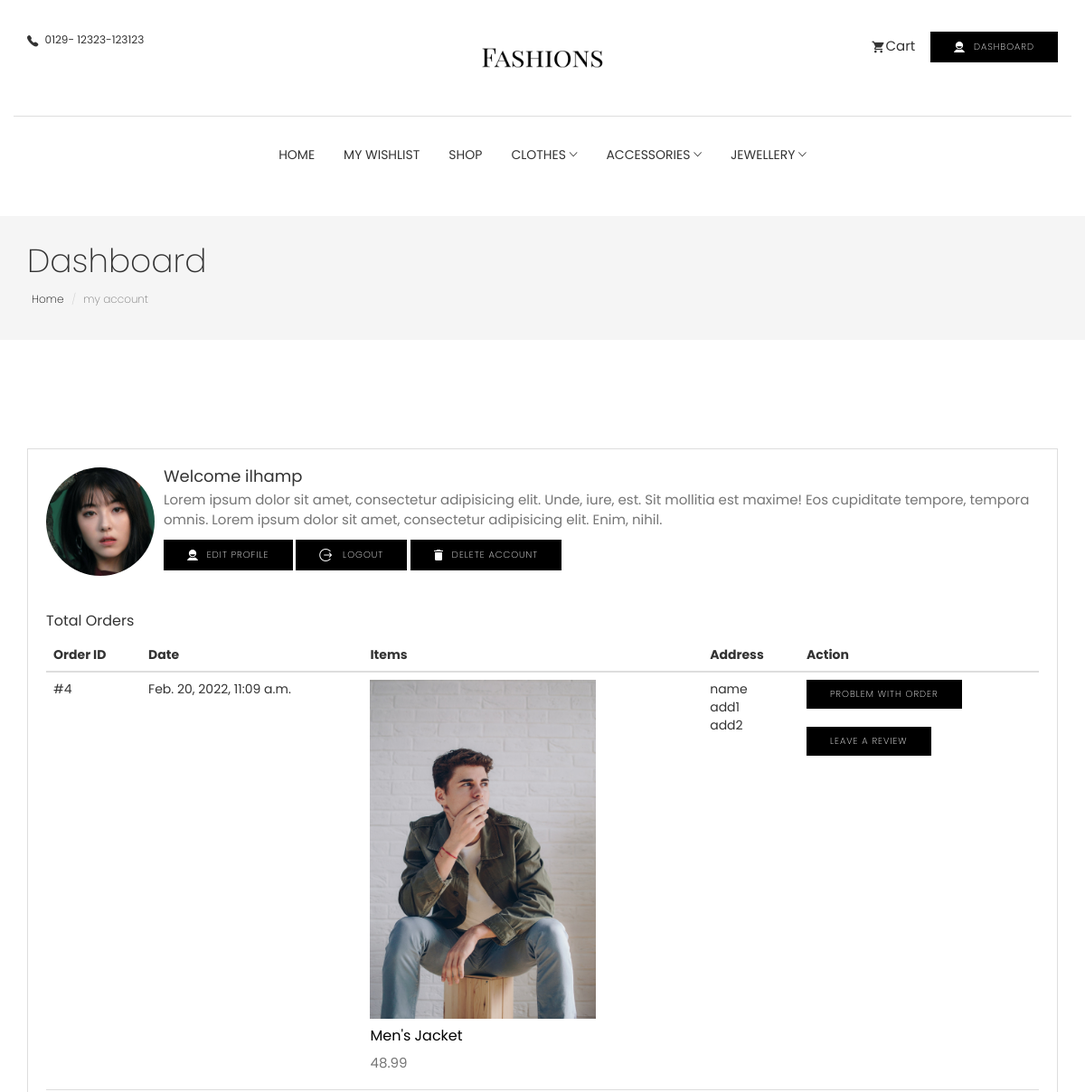
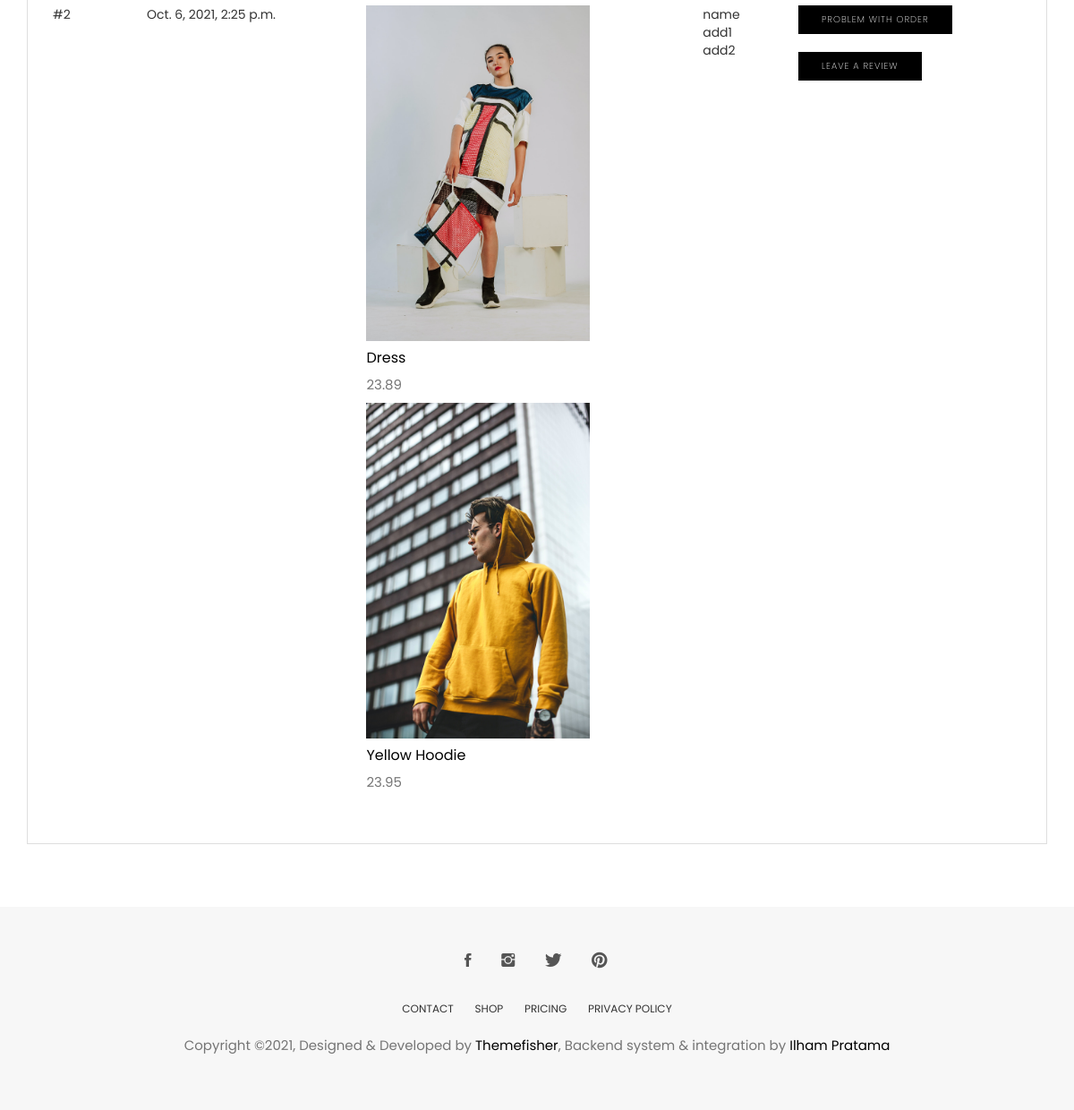
/account/dashboard/ (signed in), run on the app's committed database (2 pictures, top to bottom).
### account/models.py (models this page shows, shortened)
class UserBase(AbstractBaseUser, PermissionsMixin):
    email = models.EmailField(_('email address'), unique=True)
    user_name = models.CharField(max_length=150, unique=True)
    first_name = models.CharField(max_length=150, blank=True)
    about = models.TextField(_('about'), max_length=500, blank=True)
    profile = models.ImageField(upload_to='images/', default='images/ava.jpg')
    country = CountryField()
    phone_number = models.CharField(max_length=15, blank=True)
    postcode = models.CharField(max_length=12, blank=True)
    address_line_1 = models.CharField(max_length=150, blank=True)
    address_line_2 = models.CharField(max_length=150, blank=True)
    town_city = models.CharField(max_length=150, blank=True)
    is_active = models.BooleanField(default=False)
    is_staff = models.BooleanField(default=False)
    created = models.DateTimeField(auto_now_add=True)
    updated = models.DateTimeField(auto_now=True)
    objects = CustomAccountManager()
    USERNAME_FIELD = 'email'
    REQUIRED_FIELDS = ['user_name']
    class Meta:
        verbose_name = "Accounts"
        verbose_name_plural = "Accounts"
    def __str__(self):
        return self.user_name

### order/models.py (models this page shows, shortened)
class Order(models.Model):
    user = models.ForeignKey(settings.AUTH_USER_MODEL, on_delete=models.CASCADE, related_name='order_user')
    full_name = models.CharField(max_length=50)
    address1 = models.CharField(max_length=250)
    address2 = models.CharField(max_length=250)
    city = models.CharField(max_length=100)
    phone = models.CharField(max_length=100)
    post_code = models.CharField(max_length=20)
    created = models.DateTimeField(auto_now_add=True)
    updated = models.DateTimeField(auto_now=True)
    total_paid = models.DecimalField(max_digits=5, decimal_places=2)
    order_key = models.CharField(max_length=200)
    billing_status = models.BooleanField(default=False)
    class Meta:
        ordering = ('-created',)

class OrderItem(models.Model):
    order = models.ForeignKey(Order,
                              related_name='items',
                              on_delete=models.CASCADE)
    product = models.ForeignKey(Product,
                                related_name='order_items',
                                on_delete=models.CASCADE)
    price = models.DecimalField(max_digits=5, decimal_places=2)
    quantity = models.PositiveIntegerField(default=1)

### store/models.py (models this page shows, shortened)
class Product(models.Model):
    category = models.ForeignKey(Category, related_name='product', on_delete=models.CASCADE)
    created_by = models.ForeignKey(settings.AUTH_USER_MODEL, on_delete=models.CASCADE, related_name='product_creator')
    title = models.CharField(max_length=255)
    author = models.CharField(max_length=255, default='admin')
    description = models.TextField(blank=True)
    image = models.ImageField(upload_to='images/', default='images/defaults.jpg')
    slug = models.SlugField(max_length=255)
    price = models.DecimalField(max_digits=4, decimal_places=2)
    in_stock = models.BooleanField(default=True)
    is_active = models.BooleanField(default=True)
    created = models.DateTimeField(auto_now_add=True)
    updated = models.DateTimeField(auto_now=True)
    objects = models.Manager()
    products = ProductManager()
    class Meta:
        verbose_name_plural = 'Products'
        ordering = ('-created',)
    def get_absolute_url(self):
        return reverse('store:product_detail', args=[self.slug])

### account/views.py (the view)
# urls.py: path('dashboard/', views.dashboard, name='dashboard'),
@login_required
def dashboard(request):
    orders = user_orders(request)
    return render(request, 'account/user/dashboard.html', {'orders': orders})

### basket/basket.py (called while the page is built)
    def __len__(self):
        return sum(item['qty'] for item in self.basket.values())

    def get_total_price(self):
        subtotal = sum(Decimal(item['price']) * item['qty'] for item in self.basket.values())
        if subtotal == 0:
            shipping = Decimal(0.00)
        else:
            shipping = Decimal(11.50)
        total = subtotal + Decimal(shipping)
        return total

### basket/context_processors.py (called while the page is built)
def basket(request):
    basket = Basket(request)
    total_price = basket.get_total_price()
    return {'basket': basket, 'basket_total_price': total_price}

### order/views.py (called while the page is built)
def user_orders(request):
    user_id = request.user.id
    orders = Order.objects.filter(user_id=user_id)
    return orders

### store/context_processors.py (called while the page is built)
def categories(request):
    return {
        'categories': Category.objects.all()
    }

### store/models.py (called while the page is built)
    def get_absolute_url(self):
        return reverse('store:category_list', args=[self.slug])

### templates/account/user/dashboard.html (shortened to what this page needs)
{% extends "../../store/base.html" %}
{% load static %}
{% block content %}
<section class="page-header">
  <div class="container">
    <div class="row">
      <div class="col-md-12">
        <div class="content">
          <h1 class="page-name">Dashboard</h1>
          <ol class="breadcrumb">
            <li><a href="{% url 'store:all_product' %}">Home</a></li>
            <li class="active">my account</li>
          </ol>
        </div>
      </div>
    </div>
  </div>
</section>
<section class="user-dashboard page-wrapper">
  <div class="container">
    <div class="row">
      <div class="col-md-12">
        <div class="dashboard-wrapper user-dashboard">
          <div class="media">
						<div class="pull-left">
							<img class="media-object user-img" src="{{ user.profile.url }}" alt="Image">
						</div>
						<div class="media-body">
							<h2 class="media-heading">Welcome {{ user }}</h2>
							<p>Lorem ipsum dolor sit amet, consectetur adipisicing elit. Unde, iure, est. Sit mollitia est maxime! Eos
								cupiditate tempore, tempora omnis. Lorem ipsum dolor sit amet, consectetur adipisicing elit. Enim, nihil. </p>
						</div>
            <a href="{% url 'account:edit_details' %}" class="btn btn-main btn-icon btn-small"><i
              class="tf-ion-android-contact"></i> Edit Profile</a>
            <a href="{% url 'account:logout' %}" class="btn btn-main btn-icon btn-small"><i
              class="tf-ion-log-out"></i> logout</a>
            <a href="{% url 'account:delete_user' %}" class="btn btn-main btn-icon btn-small"><i
              class="tf-ion-android-delete"></i> Delete Account</a>
					</div>
          <br>
          <div class="total-order mt-20">
            <h4>Total Orders</h4>
            <div class="table-responsive">
              <table class="table">
                <thead>
                  <tr>
                    <th>Order ID</th>
                    <th>Date</th>
                    <th>Items</th>
                    <th>Address</th>
                    <th>Action</th>
                  </tr>
                </thead>
                <tbody>
                  {% for order in orders %}
                  <tr>
                    <td>#{{ order.id }}</td>
                    <td>{{ order.created }}</td>
                    <td>
                      {% for item in order.items.all %}
                      <a href="{{item.product.get_absolute_url}}">
                        <img class="img-fluid" style="width:250px" src="{{item.product.image.url}}" />
                        <h4>{{ item.product.title}}</h4>
                      </a>
                      <p>{{ item.product.price}}</p>
                      {% endfor %}
                    </td>
                    <td>
                      <ul>
                        <li>{{order.full_name}}</li>
                        <li>{{order.address1}}</li>
                        <li>{{order.address2}}</li>
                      </ul>
                    </td>
                    <td>
                      <button class="btn btn-main text-center btn-small" type="button">Problem with order</button>
                      <br>
                      <br>
                      <button class="btn btn-light text-center btn-small" type="button">Leave a review</button>
                    </td>
                  </tr>
                  {% endfor %}
                </tbody>
              </table>
            </div>
          </div>
        </div>
      </div>
    </div>
  </div>
</section>
{% endblock %}

### static/css/style.css (style rules this page uses)
body { line-height: 1.5; font-family: "Poppins", sans-serif; -webkit-font-smoothing: antialiased; }
p { font-family: "Poppins", sans-serif; color: #757575; font-size: 15px; }
h1, h2, h3, h4, h5, h6 { font-family: "Poppins", sans-serif; }
h1, h2, h3, h4, h5, h6 { font-weight: 400; }
ol, ul { margin: 0; padding: 0; list-style: none; }
a, a:focus, a:hover { text-decoration: none; outline: 0; color: #000; }
.btn-main, .btn-solid-border, .btn-transparent, .btn-small { background: #000; color: #fff; display: inline-block; font-size: 11px; letter-spacing: 1px; padding: 14px 35px; text-transform: uppercase; font-weight: 200; border-radius: 0; }
.btn-main.btn-icon i, .btn-icon.btn-solid-border i, .btn-icon.btn-transparent i, .btn-icon.btn-small i { font-size: 16px; vertical-align: middle; margin-right: 5px; }
.btn-small { padding: 8px 25px; font-size: 10px; }
.mt-20 { margin-top: 20px; }
.page-header { background: #f5f5f5; margin-top: 20px; border-bottom: none; padding: 30px 0; }
.page-header h1 { font-weight: 200; margin: 0 0 6px 0; }
.page-header .breadcrumb { background: transparent; padding: 5px; margin: 0; }
.page-header .breadcrumb li { font-weight: 200; font-size: 12px; }
.page-header .breadcrumb li a { color: #000; }
.page-wrapper { padding: 70px 0; }
.dashboard-wrapper { border: 1px solid #dedede; margin-top: 30px; padding: 20px; }
.dashboard-wrapper h2 { font-size: 18px; }
.dashboard-wrapper h4 { font-size: 16px; }
.dashboard-wrapper .user-img { width: 120px; border-radius: 100px; }

### data on the page
UserBase: profile (picture), user_name "ilhamp"
Order: id "4", created "Feb. 20, 2022, 11:09 a.m.", full_name "name", address1 "add1", address2 "add2"
OrderItem: product.image (picture), product "Men's Jacket", product.price "48.99"
Order: id "2", created "Oct. 6, 2021, 2:25 p.m.", full_name "name", address1 "add1", address2 "add2"
OrderItem: product.image (picture), product "Dress", product.price "23.89"
OrderItem: product.image (picture), product "Yellow Hoodie", product.price "23.95"
